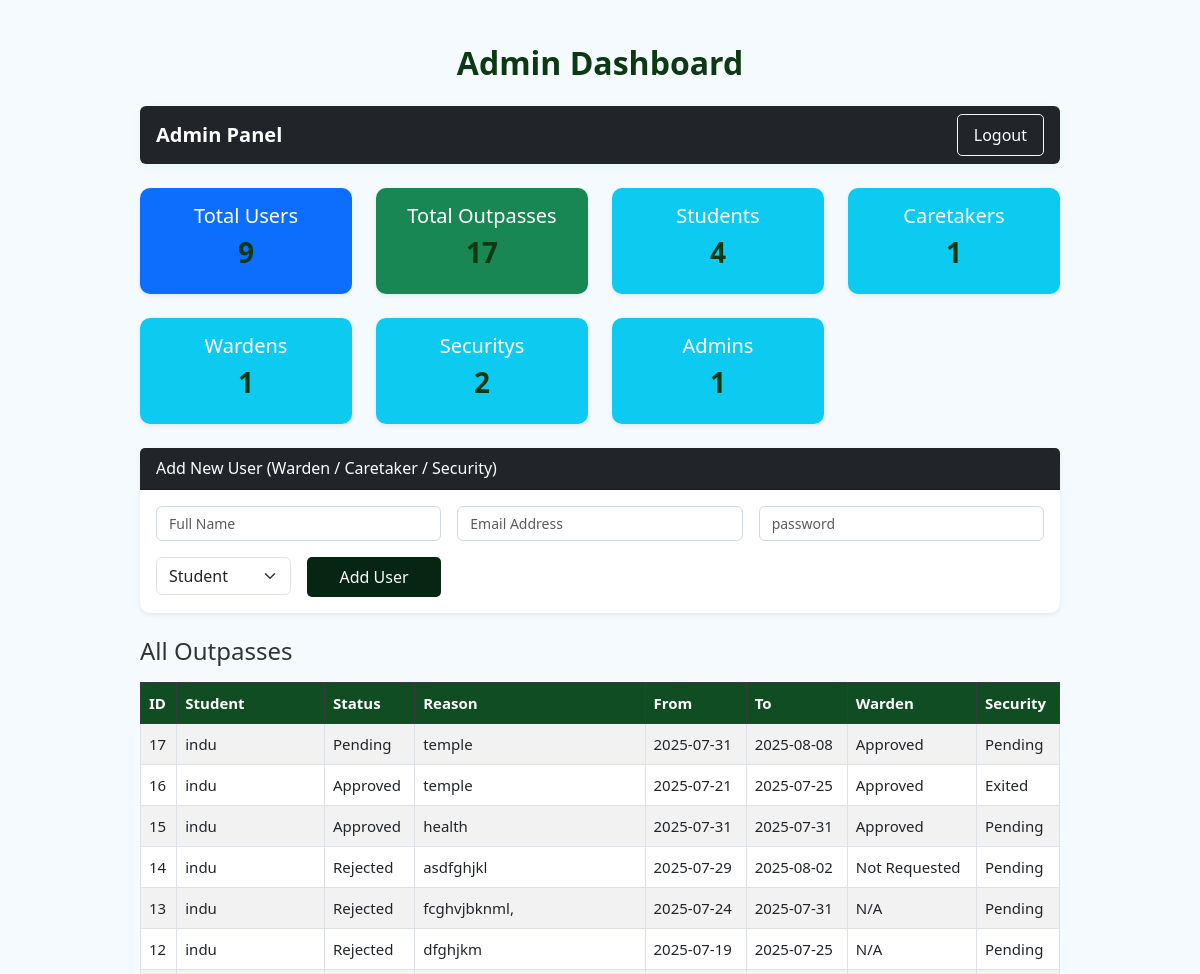
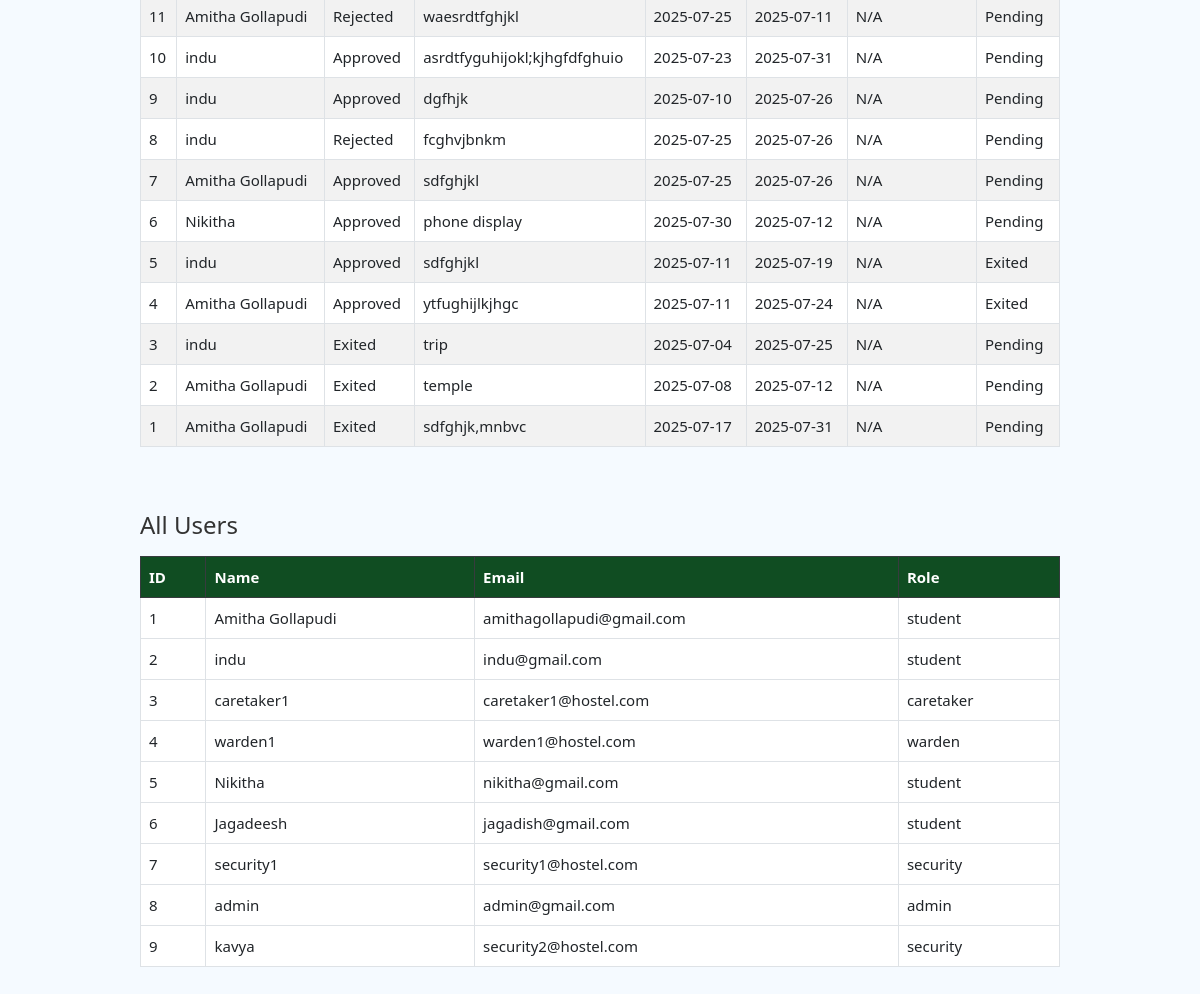
Before: /admin/dashboard (signed in) with the older database file (2 pictures, top to bottom).
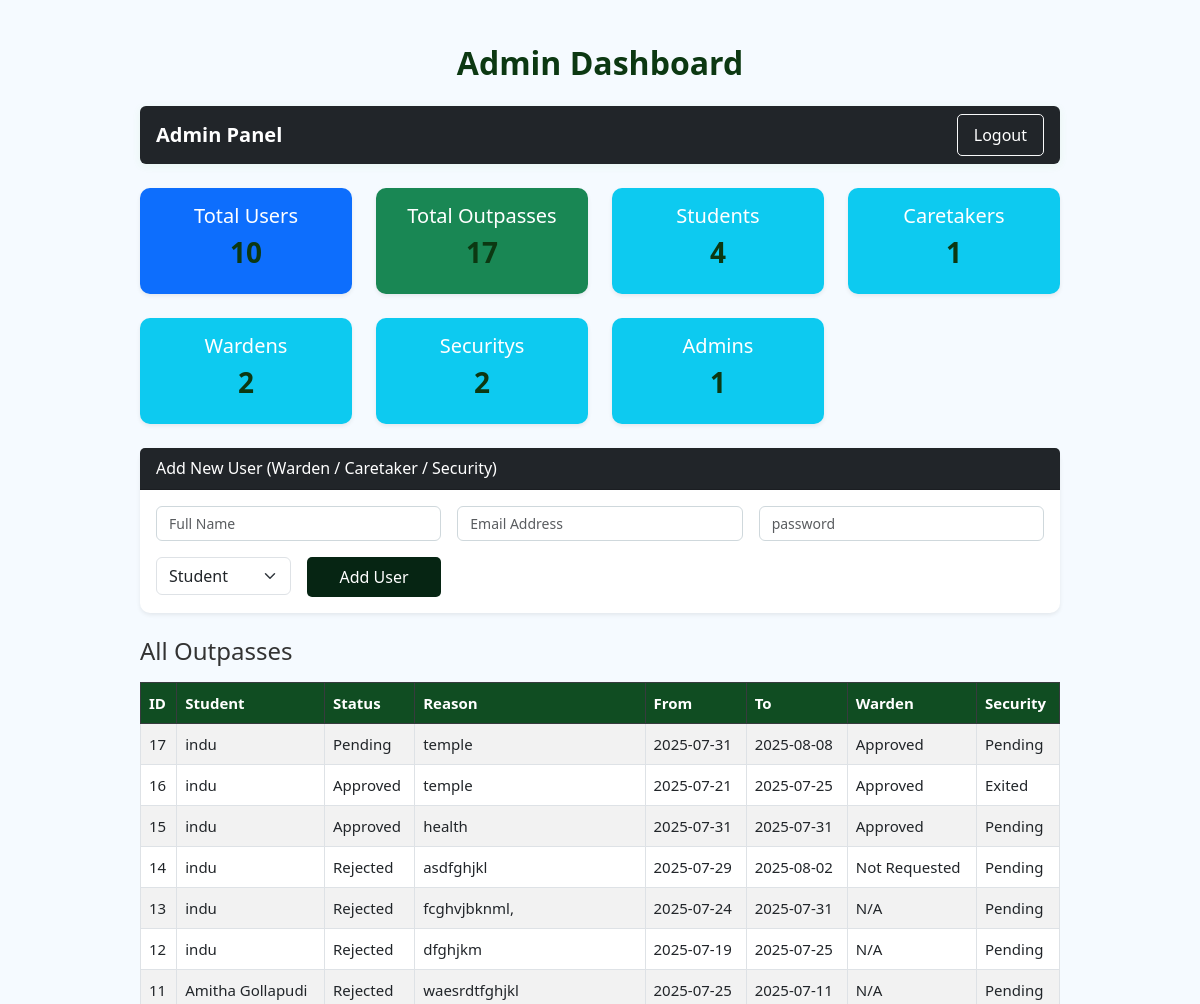
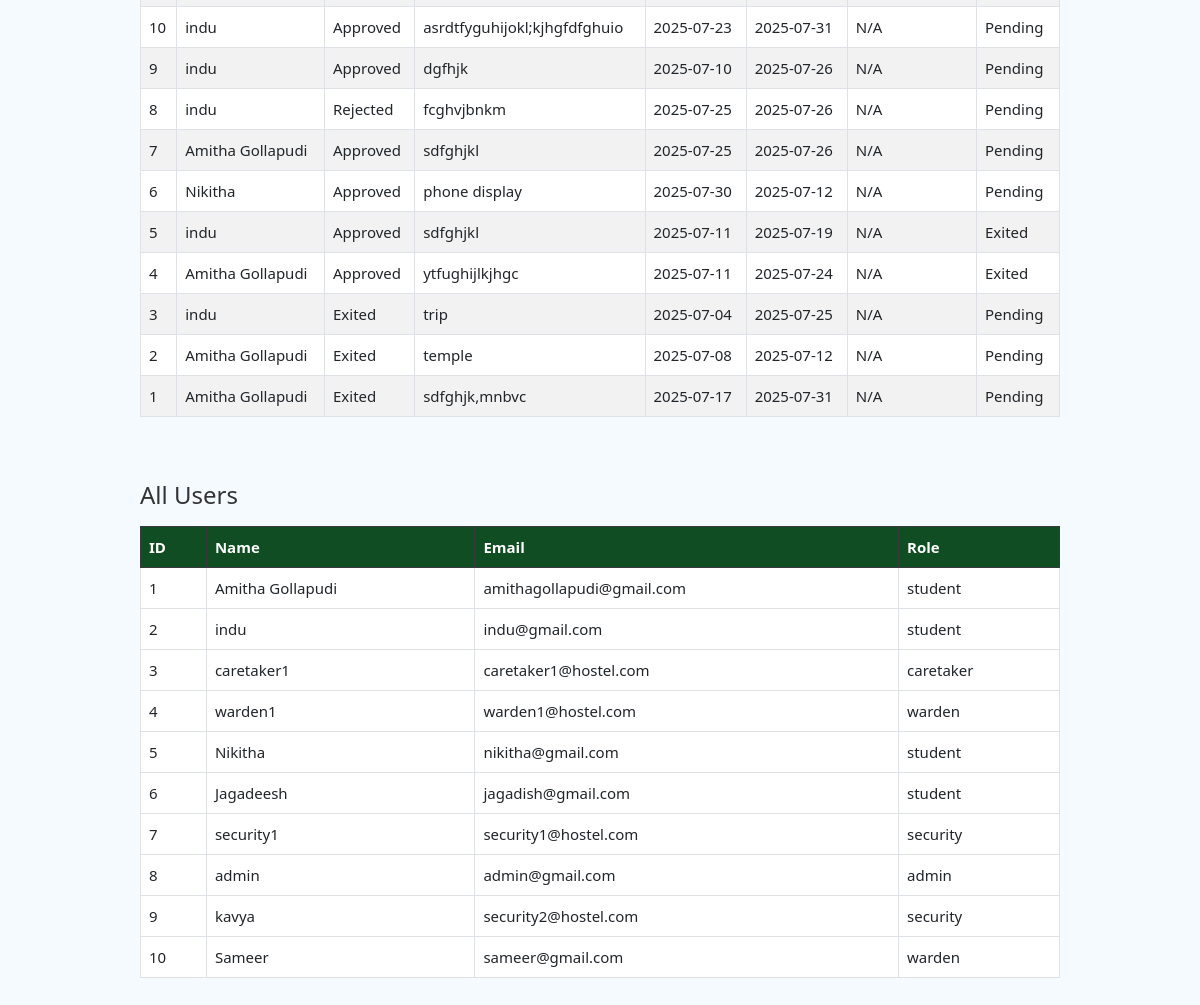
After: the same page with the newer database file (2 pictures, top to bottom).
### models.py (models this page shows, shortened)
class User(UserMixin, db.Model):
    id = db.Column(db.Integer, primary_key=True)
    name = db.Column(db.String(100))
    gender = db.Column(db.String(10))
    phone = db.Column(db.String(20))
    address = db.Column(db.String(200))
    email = db.Column(db.String(120), unique=True)
    password_hash = db.Column(db.String(128))
    role = db.Column(db.String(20), default='student')
    idno = db.Column(db.String(20))  # University/college ID number
    branch = db.Column(db.String(50))             # E.g., CSE, ECE
    batch = db.Column(db.String(20))
    p_email = db.Column(db.String(120))
    outpasses = db.relationship('Outpass', backref='student', lazy=True)

class Outpass(db.Model):
    id = db.Column(db.Integer, primary_key=True)
    student_id = db.Column(db.Integer, db.ForeignKey('user.id'), nullable=False)
    reason = db.Column(db.Text, nullable=False)
    from_date = db.Column(db.Date, nullable=False)
    to_date = db.Column(db.Date, nullable=False)
    submitted_at = db.Column(db.DateTime, default=datetime.utcnow)  # Auto submission time
    status = db.Column(db.String(20), default='Pending')  # Pending / Approved / Rejected
    warden_required = db.Column(db.Boolean, default=False)
    security_exit =db.Column(db.String(20), default='Pending')
    exited_at=db.Column(db.DateTime,default=datetime.utcnow)
    warden_approval = db.Column(db.String(20), default="Not Requested")
    warden_status = db.Column(db.String(20), default=None)

### app.py (the view)
@app.route("/admin/dashboard", methods=["GET"])
@login_required
def admin_dashboard():
    if current_user.role != "admin":
        flash("Unauthorized access", "danger")
        return redirect(url_for("login"))
    total_users = User.query.count()
    total_outpasses = Outpass.query.count()
    all_users = User.query.all()
    all_outpasses = Outpass.query.order_by(Outpass.submitted_at.desc()).all()
    role_counts = defaultdict(int)
    for user in all_users:
        role_counts[user.role] += 1
    today = datetime.now(ZoneInfo("Asia/Kolkata")).date()
    last_week = today - timedelta(days=6)
    date_counts = defaultdict(int)
    for outpass in Outpass.query.filter(Outpass.submitted_at >= last_week).all():
        date_str = outpass.submitted_at.date().isoformat()
        date_counts[date_str] += 1
    for i in range(7):
        day = (last_week + timedelta(days=i)).isoformat()
        if day not in date_counts:
            date_counts[day] = 0
    date_counts = dict(sorted(date_counts.items()))
    return render_template(
        "admin/dashboard.html",
        total_users=total_users,
        total_outpasses=total_outpasses,
        all_users=all_users,
        all_outpasses=all_outpasses,
        role_counts=role_counts,
        date_counts=date_counts
    )

### app.py (called while the page is built)
@login_manager.user_loader
def load_user(user_id):
    return User.query.get(int(user_id))

### templates/admin/dashboard.html (shortened to what this page needs)
{% extends "base.html" %}
{% block content %}
<div class="container my-4">
    <h2 class="text-center mb-4">Admin Dashboard</h2>
    <nav class="navbar navbar-expand-lg navbar-dark bg-dark rounded mb-4 px-3">
        <a class="navbar-brand fw-bold" href="#">Admin Panel</a>
        <div class="ms-auto">
            <a class="btn btn-outline-light" href="{{ url_for('logout') }}">Logout</a>
        </div>
    </nav>
    <div class="row g-4 mb-4">
        <div class="col-md-3">
            <div class="card text-white bg-primary shadow-sm">
                <div class="card-body text-center">
                    <h5>Total Users</h5>
                    <h3>{{ total_users }}</h3>
                </div>
            </div>
        </div>
        <div class="col-md-3">
            <div class="card text-white bg-success shadow-sm">
                <div class="card-body text-center">
                    <h5>Total Outpasses</h5>
                    <h3>{{ total_outpasses }}</h3>
                </div>
            </div>
        </div>
        {% for role, count in role_counts.items() %}
        <div class="col-md-3">
            <div class="card text-white bg-info shadow-sm">
                <div class="card-body text-center">
                    <h5>{{ role.capitalize() }}s</h5>
                    <h3>{{ count }}</h3>
                </div>
            </div>
        </div>
        {% endfor %}
    </div>
    <div class="card mb-4 shadow-sm">
        <div class="card-header bg-dark text-white">
            Add New User (Warden / Caretaker / Security)
        </div>
        <div class="card-body">
            <form method="POST" action="{{ url_for('admin_create_user') }}">
                <div class="row g-3">
                    <div class="col-md-4">
                        <input type="text" name="name" class="form-control" placeholder="Full Name" required>
                    </div>
                    <div class="col-md-4">
                        <input type="email" name="email" class="form-control" placeholder="Email Address" required>
                    </div>
                    <div class="col-md-4">
                        <input type="password" name="password" class="form-control" placeholder="password" required>
                    </div>
                    <div class="col-md-2">
                        <select name="role" class="form-select" required>
                            <option value="student">Student</option>
                        </select>
                    </div>
                    <div class="col-md-2">
                        <button type="submit" class="btn btn-primary w-100">Add User</button>
                    </div>
                </div>
            </form>
        </div>
    </div>
    <div class="table-responsive mb-5">
        <h4 class="mb-3">All Outpasses</h4>
        <table class="table table-bordered table-striped table-hover align-middle">
            <thead class="table-dark">
                <tr>
                    <th>ID</th>
                    <th>Student</th>
                    <th>Status</th>
                    <th>Reason</th>
                    <th>From</th>
                    <th>To</th>
                    <th>Warden</th>
                    <th>Security</th>
                </tr>
            </thead>
            <tbody>
                {% for outpass in all_outpasses %}
                <tr>
                    <td>{{ outpass.id }}</td>
                    <td>{{ outpass.student.name }}</td>
                    <td>{{ outpass.status }}</td>
                    <td>{{ outpass.reason }}</td>
                    <td>{{ outpass.from_date }}</td>
                    <td>{{ outpass.to_date }}</td>
                    <td>{{ outpass.warden_approval or 'N/A' }}</td>
                    <td>{{ outpass.security_exit or 'Pending' }}</td>
                </tr>
                {% endfor %}
            </tbody>
        </table>
    </div>
    <div class="table-responsive">
        <h4 class="mb-3">All Users</h4>
        <table class="table table-bordered table-hover align-middle">
            <thead class="table-dark">
                <tr>
                    <th>ID</th>
                    <th>Name</th>
                    <th>Email</th>
                    <th>Role</th>
                </tr>
            </thead>
            <tbody>
                {% for user in all_users %}
                <tr>
                    <td>{{ user.id }}</td>
                    <td>{{ user.name }}</td>
                    <td>{{ user.email }}</td>
                    <td>{{ user.role }}</td>
                </tr>
                {% endfor %}
            </tbody>
        </table>
    </div>
</div>
{% endblock %}

### templates/base.html (shortened to what this page needs)
<!DOCTYPE html>
<html lang="en">
<head>
  <link href="https://cdn.jsdelivr.net/npm/bootstrap@5.3.0/dist/css/bootstrap.min.css" rel="stylesheet">
  <link rel="stylesheet" href="{{ url_for('static', filename='css/student_dashboard.css') }}">
  <link rel="stylesheet" href="{{ url_for('static', filename='css/base.css') }}">
  <link rel="stylesheet" href="{{ url_for('static', filename='css/login.css') }}">
</head>
<body>
  {% block content %}{% endblock %}
</body>
</html>

### static/css/student_dashboard.css (style rules this page uses)
body { background-color: #f4f6f9; font-family: 'Segoe UI', Tahoma, Geneva, Verdana, sans-serif; margin:0; }
.navbar { background-color: #1e3d59; }
.navbar .navbar-brand, .navbar .btn { color: #ffffff; }
h2 { font-weight: 600; color: #1e3d59; }
h3 { font-weight: 500; color: #354a5c; }
.card { border: none; border-radius: 8px; box-shadow: 0 2px 6px rgba(0,0,0,0.08); }
.card-header { background-color: #1e3d59; color: #ffffff; font-weight: 500; }
.table thead { background-color: #1e3d59; color: #ffffff; }
.table td, .table th { vertical-align: middle; }
.btn-primary { background-color: #1e3d59; border-color: #1e3d59; }

### static/css/base.css (style rules this page uses)
body { background-color: #f5faff; font-family: 'Segoe UI', Tahoma, Geneva, Verdana, sans-serif; color: #333; line-height: 1.6; }
.container { max-width: 960px; margin: auto; padding: 20px; }
.navbar { box-shadow: 0 2px 8px rgba(82, 187, 70, 0.08); }
.navbar-brand { font-weight: bold; color: #ffffff; }
.btn { border-radius: 5px; padding: 8px 16px; font-weight: 500; }
.btn-primary { background-color: #062513; border: none; }
form .form-control { border-radius: 6px; border: 1px solid #cfd8dc; font-size: 14px; }
h1, h2, h3 { color: #0c3812; font-weight: bold; }
.table { font-size: 15px; }
.table th { background-color: #104d22; color: white; }
.table td, .table th { vertical-align: middle; }
.card { border-radius: 10px; box-shadow: 0 0 10px rgba(0, 64, 128, 0.08); }

Changed rows visible on the page:
computed for User "Warden": count "1" → "2"
added User: id "10", name "Sameer", email "sameer@gmail.com", role "warden", shown under "All Users"
Other visible differences:
{{ total_users }}: "9" → "10"
